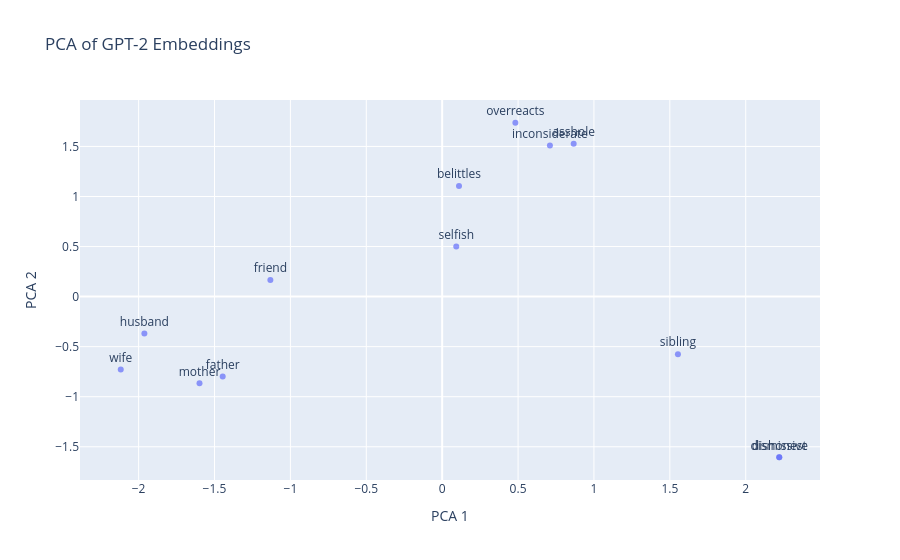

Notebook source saved alongside this figure:
### Code cell
import plotly.express as px
import pandas as pd

# Create a DataFrame from the PCA embeddings and labels
df_plot = pd.DataFrame({
    'x': reduced_embeddings_pca[:, 0],
    'y': reduced_embeddings_pca[:, 1],
    'label': words
})

# Create interactive scatter plot with hover labels
fig = px.scatter(
    df_plot,
    x='x',
    y='y',
    text='label',  # show text labels directly (optional)
    title='PCA of GPT-2 Embeddings',
)

# Make it look nicer
fig.update_traces(textposition='top center', marker=dict(size=6, opacity=0.7))
fig.update_layout(
    xaxis_title='PCA 1',
    yaxis_title='PCA 2',
    hovermode='closest',
    showlegend=False
)

fig.write_html("outputs_lesson/gpt2_embeddings_pca.html")

fig.show()

### Figure 1 — Plotly figure (JSON) as saved in the notebook; plotly's stock layout.template omitted (floating-point values rounded to 4 significant figures)
{"data": [{"hovertemplate": "x=%{x}<br>y=%{y}<br>label=%{text}<extra></extra>", "legendgroup": "", "marker": {"color": "#636efa", "opacity": 0.7, "size": 6, "symbol": "circle"}, "mode": "markers+text", "name": "", "orientation": "v", "showlegend": false, "text": ["mother", "father", "wife", "husband", "sibling", "friend", "asshole", "selfish", "dishonest", "belittles", "dismissive", "inconsiderate", "overreacts"], "textposition": "top center", "type": "scatter", "x": [-1.599, -1.446, -2.118, -1.962, 1.553, -1.132, 0.8664, 0.09269, 2.221, 0.1108, 2.221, 0.7099, 0.4822], "xaxis": "x", "y": [-0.8664, -0.799, -0.7287, -0.3683, -0.5748, 0.1654, 1.527, 0.5011, -1.605, 1.106, -1.605, 1.51, 1.737], "yaxis": "y"}], "layout": {"autosize": true, "hovermode": "closest", "legend": {"tracegroupgap": 0}, "showlegend": false, "title": {"text": "PCA of GPT-2 Embeddings"}, "xaxis": {"anchor": "y", "autorange": true, "domain": [0, 1], "range": [-2.38, 2.483], "title": {"text": "PCA 1"}, "type": "linear"}, "yaxis": {"anchor": "x", "autorange": true, "domain": [0, 1], "range": [-1.881, 2.013], "title": {"text": "PCA 2"}, "type": "linear"}}}
